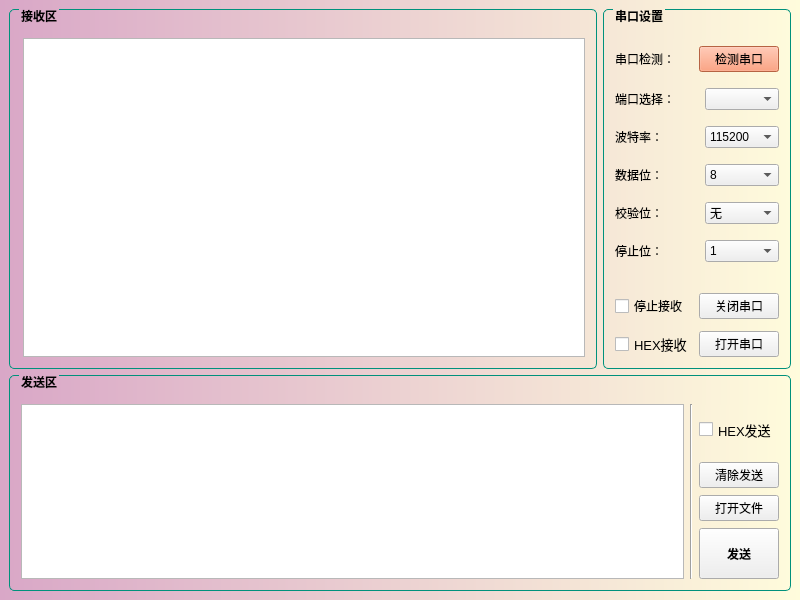
<?xml version="1.0" encoding="UTF-8"?>
<ui version="4.0">
 <class>MainWindow</class>
 <widget class="QMainWindow" name="MainWindow">
  <property name="enabled">
   <bool>true</bool>
  </property>
  <property name="geometry">
   <rect>
    <x>0</x>
    <y>0</y>
    <width>800</width>
    <height>600</height>
   </rect>
  </property>
  <property name="mouseTracking">
   <bool>false</bool>
  </property>
  <property name="windowTitle">
   <string>串口助手</string>
  </property>
  <property name="windowIcon">
   <iconset>
    <normaloff>logo.ico</normaloff>logo.ico</iconset>
  </property>
  <property name="styleSheet">
   <string notr="true">QMainWindow{background: #d9a7c7;background-color: qlineargradient(spread:pad, x1:0, y1:0, x2:1, y2:0, stop:0 rgb(217, 167, 199), stop:1 rgb(255, 252, 220));}
</string>
  </property>
  <property name="animated">
   <bool>true</bool>
  </property>
  <property name="documentMode">
   <bool>false</bool>
  </property>
  <widget class="QWidget" name="centralwidget">
   <layout class="QVBoxLayout" name="verticalLayout_7" stretch="3,0">
    <item>
     <layout class="QHBoxLayout" name="horizontalLayout_9">
      <item>
       <widget class="QGroupBox" name="RX">
        <property name="font">
         <font>
          <weight>75</weight>
          <bold>true</bold>
         </font>
        </property>
        <property name="layoutDirection">
         <enum>Qt::LeftToRight</enum>
        </property>
        <property name="styleSheet">
         <string notr="true">QGroupBox{border:1px solid #00917C;border-radius:5px;margin-top:2ex}
QGroupBox::title{subcontrol-origin:margin;left:10px}</string>
        </property>
        <property name="title">
         <string>接收区</string>
        </property>
        <property name="flat">
         <bool>false</bool>
        </property>
        <property name="checkable">
         <bool>false</bool>
        </property>
        <layout class="QVBoxLayout" name="verticalLayout_5">
         <property name="spacing">
          <number>7</number>
         </property>
         <property name="leftMargin">
          <number>11</number>
         </property>
         <item>
          <widget class="QPlainTextEdit" name="rxData">
           <property name="font">
            <font>
             <pointsize>12</pointsize>
             <weight>50</weight>
             <bold>false</bold>
            </font>
           </property>
           <property name="readOnly">
            <bool>true</bool>
           </property>
          </widget>
         </item>
        </layout>
       </widget>
      </item>
      <item>
       <widget class="QGroupBox" name="ckSet">
        <property name="sizePolicy">
         <sizepolicy hsizetype="Preferred" vsizetype="Preferred">
          <horstretch>0</horstretch>
          <verstretch>0</verstretch>
         </sizepolicy>
        </property>
        <property name="font">
         <font>
          <weight>75</weight>
          <bold>true</bold>
         </font>
        </property>
        <property name="styleSheet">
         <string notr="true">QGroupBox{border:1px solid #00917C;border-radius:5px;margin-top:2ex}
QGroupBox::title{subcontrol-origin:margin;left:10px}

</string>
        </property>
        <property name="title">
         <string>串口设置</string>
        </property>
        <layout class="QVBoxLayout" name="verticalLayout_6" stretch="4,1">
         <item>
          <layout class="QVBoxLayout" name="verticalLayout_4">
           <property name="spacing">
            <number>16</number>
           </property>
           <property name="topMargin">
            <number>8</number>
           </property>
           <property name="bottomMargin">
            <number>25</number>
           </property>
           <item>
            <layout class="QHBoxLayout" name="horizontalLayout_7" stretch="0,0">
             <item>
              <widget class="QLabel" name="label_5">
               <property name="font">
                <font>
                 <weight>50</weight>
                 <bold>false</bold>
                </font>
               </property>
               <property name="text">
                <string>串口检测：</string>
               </property>
              </widget>
             </item>
             <item>
              <widget class="QPushButton" name="scanCK">
               <property name="sizePolicy">
                <sizepolicy hsizetype="Preferred" vsizetype="Fixed">
                 <horstretch>0</horstretch>
                 <verstretch>0</verstretch>
                </sizepolicy>
               </property>
               <property name="font">
                <font>
                 <weight>50</weight>
                 <bold>false</bold>
                </font>
               </property>
               <property name="styleSheet">
                <string notr="true">background-color: #FF8A5E;</string>
               </property>
               <property name="text">
                <string>检测串口</string>
               </property>
              </widget>
             </item>
            </layout>
           </item>
           <item>
            <layout class="QHBoxLayout" name="horizontalLayout_8">
             <item>
              <widget class="QLabel" name="label_6">
               <property name="sizePolicy">
                <sizepolicy hsizetype="Preferred" vsizetype="Preferred">
                 <horstretch>0</horstretch>
                 <verstretch>0</verstretch>
                </sizepolicy>
               </property>
               <property name="font">
                <font>
                 <weight>50</weight>
                 <bold>false</bold>
                </font>
               </property>
               <property name="text">
                <string>端口选择：</string>
               </property>
              </widget>
             </item>
             <item>
              <widget class="QComboBox" name="chooseCK">
               <property name="sizePolicy">
                <sizepolicy hsizetype="Preferred" vsizetype="Fixed">
                 <horstretch>0</horstretch>
                 <verstretch>0</verstretch>
                </sizepolicy>
               </property>
               <property name="font">
                <font>
                 <weight>50</weight>
                 <bold>false</bold>
                </font>
               </property>
              </widget>
             </item>
            </layout>
           </item>
           <item>
            <layout class="QHBoxLayout" name="horizontalLayout_3">
             <item>
              <widget class="QLabel" name="label">
               <property name="font">
                <font>
                 <weight>50</weight>
                 <bold>false</bold>
                </font>
               </property>
               <property name="text">
                <string>波特率：</string>
               </property>
              </widget>
             </item>
             <item>
              <widget class="QComboBox" name="baudRate">
               <property name="font">
                <font>
                 <weight>50</weight>
                 <bold>false</bold>
                </font>
               </property>
               <item>
                <property name="text">
                 <string>115200</string>
                </property>
               </item>
               <item>
                <property name="text">
                 <string>9600</string>
                </property>
               </item>
              </widget>
             </item>
            </layout>
           </item>
           <item>
            <layout class="QHBoxLayout" name="horizontalLayout_4">
             <item>
              <widget class="QLabel" name="label_4">
               <property name="font">
                <font>
                 <weight>50</weight>
                 <bold>false</bold>
                </font>
               </property>
               <property name="text">
                <string>数据位：</string>
               </property>
              </widget>
             </item>
             <item>
              <widget class="QComboBox" name="dataBit">
               <property name="font">
                <font>
                 <weight>50</weight>
                 <bold>false</bold>
                </font>
               </property>
               <property name="editable">
                <bool>false</bool>
               </property>
               <property name="currentText">
                <string>8</string>
               </property>
               <item>
                <property name="text">
                 <string>8</string>
                </property>
               </item>
               <item>
                <property name="text">
                 <string>7</string>
                </property>
               </item>
              </widget>
             </item>
            </layout>
           </item>
           <item>
            <layout class="QHBoxLayout" name="horizontalLayout_5">
             <item>
              <widget class="QLabel" name="label_2">
               <property name="font">
                <font>
                 <weight>50</weight>
                 <bold>false</bold>
                </font>
               </property>
               <property name="text">
                <string>校验位：</string>
               </property>
              </widget>
             </item>
             <item>
              <widget class="QComboBox" name="checkBit">
               <property name="font">
                <font>
                 <weight>50</weight>
                 <bold>false</bold>
                </font>
               </property>
               <item>
                <property name="text">
                 <string>无</string>
                </property>
               </item>
               <item>
                <property name="text">
                 <string>奇</string>
                </property>
               </item>
               <item>
                <property name="text">
                 <string>偶</string>
                </property>
               </item>
              </widget>
             </item>
            </layout>
           </item>
           <item>
            <layout class="QHBoxLayout" name="horizontalLayout_6">
             <item>
              <widget class="QLabel" name="label_3">
               <property name="font">
                <font>
                 <weight>50</weight>
                 <bold>false</bold>
                </font>
               </property>
               <property name="text">
                <string>停止位：</string>
               </property>
              </widget>
             </item>
             <item>
              <widget class="QComboBox" name="stopBit">
               <property name="font">
                <font>
                 <weight>50</weight>
                 <bold>false</bold>
                </font>
               </property>
               <item>
                <property name="text">
                 <string>1</string>
                </property>
               </item>
               <item>
                <property name="text">
                 <string>1.5</string>
                </property>
               </item>
               <item>
                <property name="text">
                 <string>2</string>
                </property>
               </item>
              </widget>
             </item>
            </layout>
           </item>
          </layout>
         </item>
         <item>
          <layout class="QHBoxLayout" name="horizontalLayout_2">
           <property name="sizeConstraint">
            <enum>QLayout::SetDefaultConstraint</enum>
           </property>
           <item>
            <layout class="QVBoxLayout" name="verticalLayout_3">
             <property name="spacing">
              <number>12</number>
             </property>
             <item>
              <widget class="QCheckBox" name="stopRX">
               <property name="sizePolicy">
                <sizepolicy hsizetype="Preferred" vsizetype="Preferred">
                 <horstretch>0</horstretch>
                 <verstretch>0</verstretch>
                </sizepolicy>
               </property>
               <property name="font">
                <font>
                 <weight>50</weight>
                 <bold>false</bold>
                </font>
               </property>
               <property name="text">
                <string>停止接收</string>
               </property>
              </widget>
             </item>
             <item>
              <widget class="QCheckBox" name="hexRX">
               <property name="sizePolicy">
                <sizepolicy hsizetype="Preferred" vsizetype="Preferred">
                 <horstretch>0</horstretch>
                 <verstretch>0</verstretch>
                </sizepolicy>
               </property>
               <property name="font">
                <font>
                 <pointsize>10</pointsize>
                 <weight>50</weight>
                 <bold>false</bold>
                </font>
               </property>
               <property name="text">
                <string>HEX接收</string>
               </property>
              </widget>
             </item>
            </layout>
           </item>
           <item>
            <layout class="QVBoxLayout" name="verticalLayout" stretch="1,1">
             <property name="spacing">
              <number>12</number>
             </property>
             <property name="leftMargin">
              <number>0</number>
             </property>
             <property name="bottomMargin">
              <number>0</number>
             </property>
             <item>
              <widget class="QPushButton" name="closeCK">
               <property name="sizePolicy">
                <sizepolicy hsizetype="Preferred" vsizetype="Preferred">
                 <horstretch>0</horstretch>
                 <verstretch>0</verstretch>
                </sizepolicy>
               </property>
               <property name="layoutDirection">
                <enum>Qt::LeftToRight</enum>
               </property>
               <property name="text">
                <string>关闭串口</string>
               </property>
              </widget>
             </item>
             <item>
              <widget class="QPushButton" name="openCK">
               <property name="sizePolicy">
                <sizepolicy hsizetype="Preferred" vsizetype="Preferred">
                 <horstretch>0</horstretch>
                 <verstretch>0</verstretch>
                </sizepolicy>
               </property>
               <property name="text">
                <string>打开串口</string>
               </property>
              </widget>
             </item>
            </layout>
           </item>
          </layout>
         </item>
        </layout>
       </widget>
      </item>
     </layout>
    </item>
    <item>
     <widget class="QGroupBox" name="TX">
      <property name="font">
       <font>
        <weight>75</weight>
        <bold>true</bold>
       </font>
      </property>
      <property name="styleSheet">
       <string notr="true">QGroupBox{border:1px solid #00917C;border-radius:5px;margin-top:2ex}
QGroupBox::title{subcontrol-origin:margin;left:10px}</string>
      </property>
      <property name="title">
       <string>发送区</string>
      </property>
      <layout class="QHBoxLayout" name="horizontalLayout">
       <item>
        <widget class="QPlainTextEdit" name="txData">
         <property name="font">
          <font>
           <pointsize>12</pointsize>
           <weight>50</weight>
           <bold>false</bold>
          </font>
         </property>
        </widget>
       </item>
       <item>
        <widget class="Line" name="line_2">
         <property name="orientation">
          <enum>Qt::Vertical</enum>
         </property>
        </widget>
       </item>
       <item>
        <layout class="QVBoxLayout" name="verticalLayout_2">
         <property name="spacing">
          <number>7</number>
         </property>
         <item>
          <widget class="QCheckBox" name="hexTX">
           <property name="sizePolicy">
            <sizepolicy hsizetype="Preferred" vsizetype="Preferred">
             <horstretch>0</horstretch>
             <verstretch>0</verstretch>
            </sizepolicy>
           </property>
           <property name="font">
            <font>
             <pointsize>10</pointsize>
             <weight>50</weight>
             <bold>false</bold>
            </font>
           </property>
           <property name="contextMenuPolicy">
            <enum>Qt::DefaultContextMenu</enum>
           </property>
           <property name="layoutDirection">
            <enum>Qt::LeftToRight</enum>
           </property>
           <property name="text">
            <string>HEX发送</string>
           </property>
          </widget>
         </item>
         <item>
          <widget class="QPushButton" name="clearTX">
           <property name="font">
            <font>
             <weight>50</weight>
             <bold>false</bold>
            </font>
           </property>
           <property name="text">
            <string>清除发送</string>
           </property>
          </widget>
         </item>
         <item>
          <widget class="QPushButton" name="openFile">
           <property name="text">
            <string>打开文件</string>
           </property>
          </widget>
         </item>
         <item>
          <widget class="QPushButton" name="send">
           <property name="sizePolicy">
            <sizepolicy hsizetype="Minimum" vsizetype="Preferred">
             <horstretch>0</horstretch>
             <verstretch>0</verstretch>
            </sizepolicy>
           </property>
           <property name="sizeIncrement">
            <size>
             <width>0</width>
             <height>0</height>
            </size>
           </property>
           <property name="baseSize">
            <size>
             <width>0</width>
             <height>0</height>
            </size>
           </property>
           <property name="font">
            <font>
             <weight>75</weight>
             <bold>true</bold>
            </font>
           </property>
           <property name="text">
            <string>发送</string>
           </property>
           <property name="iconSize">
            <size>
             <width>20</width>
             <height>20</height>
            </size>
           </property>
           <property name="checkable">
            <bool>false</bool>
           </property>
          </widget>
         </item>
        </layout>
       </item>
      </layout>
     </widget>
    </item>
   </layout>
  </widget>
 </widget>
 <resources/>
 <connections/>
</ui>
